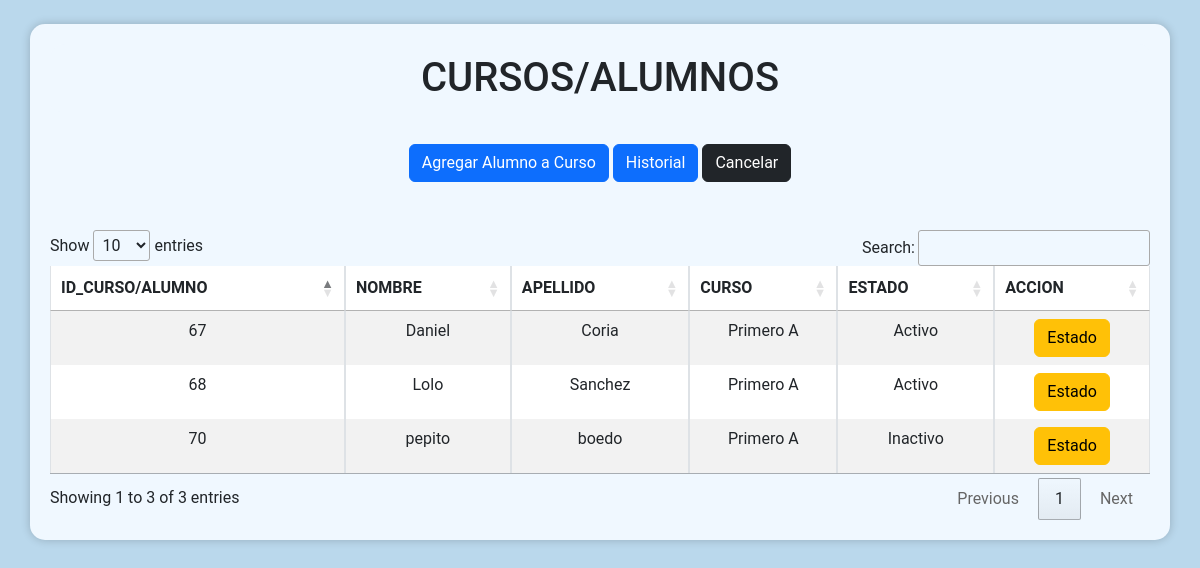
/admin/curso_alumno/cursoAlumno.php (signed in), run on the app's committed database.
### tables this page shows
CREATE TABLE `curso_alumno` (
  `id_ca` int(11) NOT NULL,
  `id_alumno` int(11) NOT NULL,
  `id_curso` int(11) NOT NULL,
  `id_estado` int(11) NOT NULL,
  `fecha_desde` datetime NOT NULL,
  `fech_hasta` datetime DEFAULT NULL
);

CREATE TABLE `alumnos` (
  `id_alumno` int(11) NOT NULL,
  `nombre` varchar(50) NOT NULL,
  `apellido` varchar(50) NOT NULL,
  `correo` varchar(50) NOT NULL,
  `usuario` varchar(50) NOT NULL,
  `contraseña` varchar(50) NOT NULL,
  `id_sexo` int(11) NOT NULL,
  `id_estado` int(11) NOT NULL
);

CREATE TABLE `curso` (
  `id_curso` int(11) NOT NULL,
  `tipo` varchar(50) NOT NULL,
  `nivel` int(11) NOT NULL
);

CREATE TABLE `estado` (
  `id_estado` int(11) NOT NULL,
  `tipo` varchar(50) NOT NULL
);

### admin/curso_alumno/cursoAlumno.php (the view, shortened to what this page needs)
<?php
$conn = mysqli_connect("localhost", "root", "", "gestion_calificaciones");
?>
<!DOCTYPE html>
<html lang="en">
<head>
    <link rel="stylesheet" href="https://cdn.jsdelivr.net/npm/bootstrap@5.3.0-alpha1/dist/css/bootstrap.min.css">
    <link rel="stylesheet" href="//cdn.datatables.net/1.13.4/css/jquery.dataTables.min.css">
</head>
<br>
<body>
    <div class="container">
        <h1>CURSOS/ALUMNOS</h1>
        <br>
        <button type="button" class="btn btn-primary" onclick="window.location.href='insertarcursoAlumno.php'">Agregar Alumno a Curso</button>
        <button type="button" class="btn btn-primary" onclick="window.location.href='historialcursoAlumno.php'">Historial</button>
        <button type="button" class="btn btn-dark" onclick="window.location.href='../modoAdmin.php'">Cancelar</button>
        <br><br><br>
        <?php
        $sql = "SELECT p.id_ca, s.id_alumno, e.id_curso, x.id_estado, s.nombre, s.apellido AS alumnos , e.tipo AS curso, x.tipo AS estado
        FROM curso_alumno p
        JOIN curso e ON p.id_curso = e.id_curso
        JOIN alumnos s ON p.id_alumno = s.id_alumno
        JOIN estado x ON p.id_estado = x.id_estado WHERE fech_hasta IS NULL AND x.tipo != 'Finalizado'";
        $result = mysqli_query($conn, $sql);
        ?>
        <table id="cursosAlumnos" class="table table-bordered table-striped text-center">
            <thead>
                <tr class="bg-primary text-white">
                    <th scope="col">ID_CURSO/ALUMNO</th>
                    <th scope="col">NOMBRE</th>
                    <th scope="col">APELLIDO</th>
                    <th scope="col">CURSO</th>
                    <th scope="col">ESTADO</th>
                    <th scope="col">ACCION</th>
                </tr>
            </thead>
            <tbody>
                <?php
                while ($mostrar = mysqli_fetch_array($result)) {
                    $idEstado = $mostrar['id_estado'];
                    $mostrarBoton = $idEstado != 3;
                    ?>
                    <tr>
                        <td><?php echo $mostrar['id_ca'] ?></td>
                        <td><?php echo $mostrar['nombre'] ?></td>
                        <td><?php echo $mostrar['alumnos'] ?></td>
                        <td><?php echo $mostrar['curso'] ?></td>
                        <td><?php echo $mostrar['estado'] ?></td>
                        <td>
                            <?php if ($mostrarBoton) { ?>
                            <button type="button" class="btn btn-warning" onclick="window.location.href='estadoCursoAlumno.php?id=<?php echo $mostrar["id_ca"]; ?>&id_estado=<?php echo $mostrar["id_estado"]; ?>&id_alumno=<?php echo $mostrar["id_alumno"]; ?>&id_curso=<?php echo $mostrar["id_curso"]; ?>'">Estado</button>
                            <?php } ?>
                        </td>
                    </tr>
                <?php
                }
                ?>
            </tbody>
        </table>
    </div>
</body>
</html>

### admin/curso_alumno/cursoAlumno.php (style rules this page uses)
body { background-color: #BAD8EC ; font-family: "Roboto", sans-serif; text-align: center; }
.container { background-color: aliceblue; margin: auto; padding: 20px; border-radius: 15px; box-shadow: 0 0 10px rgba(0, 0, 0, 0.2); }
h1 { background-color: aliceblue; border-radius: 15px 10px 15px 10px; padding: 10px; }

### data on the page
curso_alumno: id_ca "67", id_alumno.nombre "Daniel", id_alumno.apellido "Coria", id_curso.tipo "Primero A", id_estado.tipo "Activo"
curso_alumno: id_ca "68", id_alumno.nombre "Lolo", id_alumno.apellido "Sanchez", id_curso.tipo "Primero A", id_estado.tipo "Activo"
curso_alumno: id_ca "70", id_alumno.nombre "pepito", id_alumno.apellido "boedo", id_curso.tipo "Primero A", id_estado.tipo "Inactivo"
